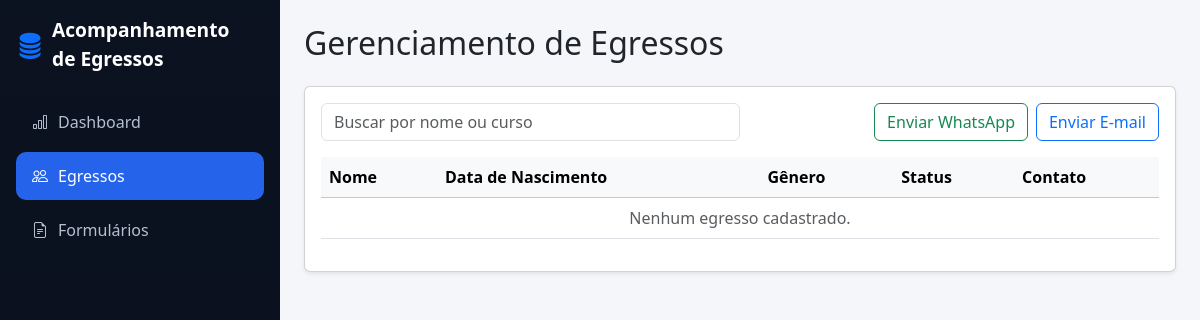
/egresso/listar_egresso/, run on an earlier commit of the app's database.
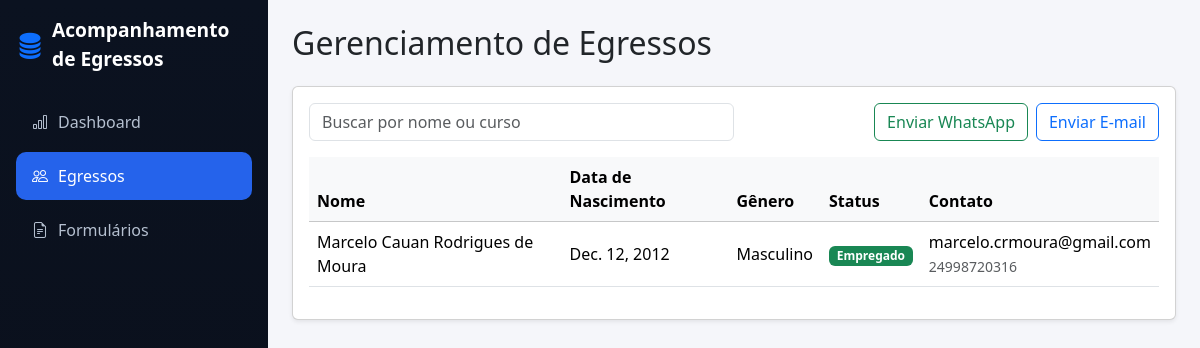
And on a later commit of the database.
### apps/egresso/models.py (models this page shows)
class Egresso(models.Model):
    fullName = models.CharField("Nome Completo", max_length=100, blank=False)
    birthDate = models.DateField("Data de Nascimento", blank=False)
    gender = models.CharField("Gênero", max_length=30, blank=False)
    status = models.CharField("Status", max_length=50, blank=False)
    email = models.CharField("Email", max_length=250, blank=False)
    number = models.CharField("Número", max_length=11, blank=False)

### apps/egresso/views.py (the view)
# urls.py: path('listar_egresso/', listar_egresso, name='listar_egresso'),
def listar_egresso(request):
    egresso = Egresso.objects.all()
    template_name = "listar_egresso.html"
    context = {
        "egresso": egresso
    }
    return render(request, template_name, context)

### apps/egresso/templates/listar_egresso.html (shortened to what this page needs)
{% extends 'base.html' %}
{% block content %}
<h2 class="mb-4">Gerenciamento de Egressos</h2>
<div class="card shadow-sm">
    <div class="card-body">
        <div class="d-flex justify-content-between mb-3">
            <input
                type="text"
                class="form-control w-50"
                placeholder="Buscar por nome ou curso"
                onkeyup="filtrarEgressos(this.value)"
            >
            <div class="d-flex gap-2">
                <button class="btn btn-outline-success">
                    Enviar WhatsApp
                </button>
                <button class="btn btn-outline-primary">
                    Enviar E-mail
                </button>
            </div>
        </div>
        <div class="table-responsive">
            <table class="table table-hover align-middle">
                <thead class="table-light">
                    <tr>
                        <th>Nome</th>
                        <th>Data de Nascimento</th>
                        <th>Gênero</th>
                        <th>Status</th>
                        <th>Contato</th>
                    </tr>
                </thead>
                <tbody id="tabela-egressos">
                    {% for egresso in egresso %}
                        <tr>
                            <td>{{ egresso.fullName }}</td>
                            <td>{{ egresso.birthDate }}</td>
                            <td>{{ egresso.gender }}</td>
                            <td>
                                {% if egresso.status == 'Desempregado' %}
                                    <span class="badge bg-danger">{{ egresso.status }}</span>
                                {% elif egresso.status == 'Empregado' %}
                                    <span class="badge bg-success">{{ egresso.status }}</span>
                                {% else %}
                                    <span class="badge bg-secondary">{{ egresso.status }}</span>
                                {% endif %}
                            </td>
                            <td>
                                {{ egresso.email }}<br>
                                <small class="text-muted">{{ egresso.number }}</small>
                            </td>
                        </tr>
                    {% empty %}
                        <tr>
                            <td colspan="5" class="text-center text-muted">
                                Nenhum egresso cadastrado.
                            </td>
                        </tr>
                    {% endfor %}
                </tbody>
            </table>
        </div>
    </div>
</div>
{% endblock %}

What changed in the data, as far as the page shows it:
added Egresso: fullName "Marcelo Cauan Rodrigues de Moura", birthDate "Dec. 12, 2012", gender "Masculino", status "Empregado", email "marcelo.crmoura@gmail.com", number "24998720316"
Also different on the page:
text no longer shown: "Nenhum egresso cadastrado."
